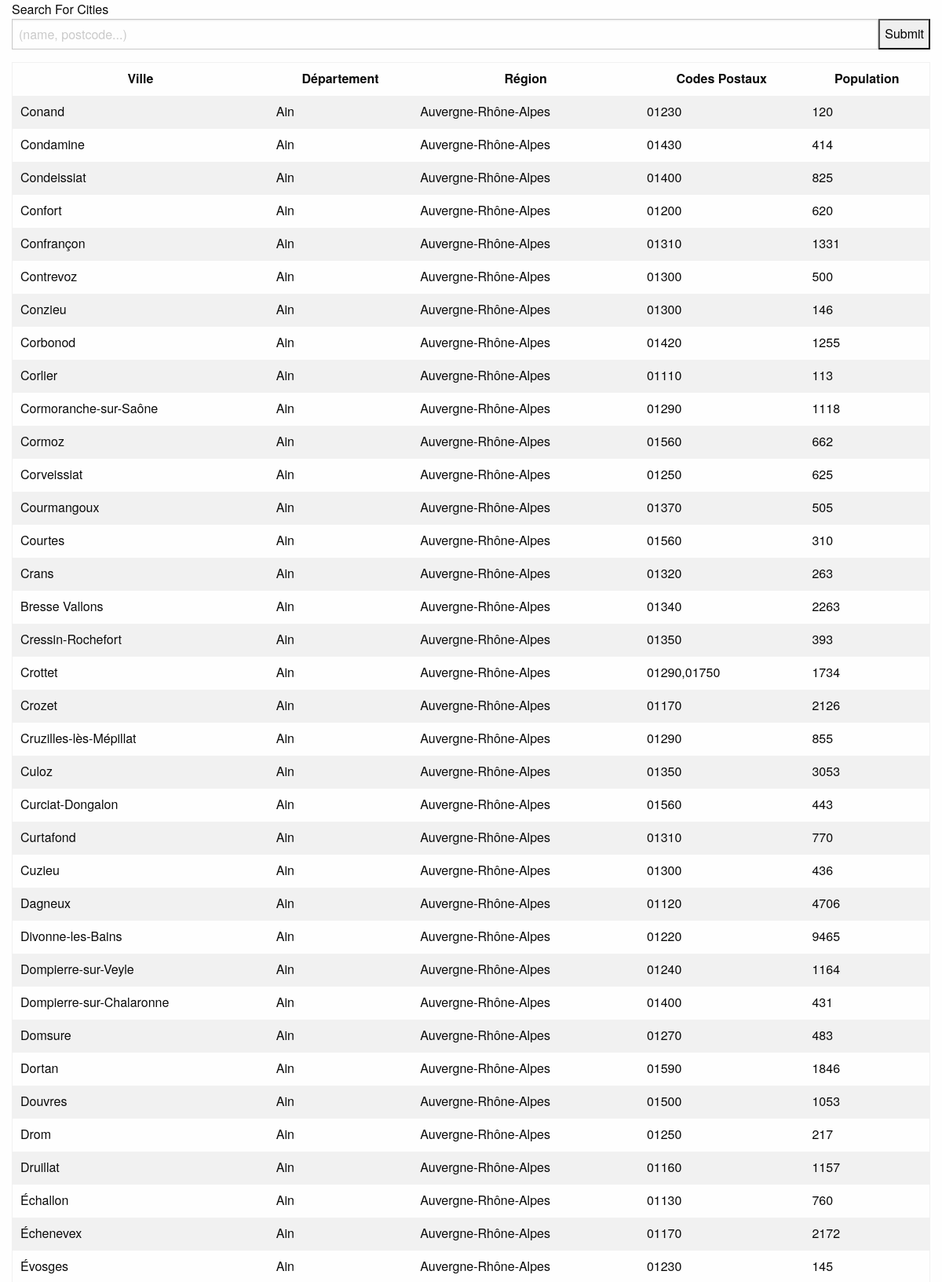
The app's page /api/?search=&page=2 (upper part) with its own data.
### api/models.py (models this page shows)
class City(models.Model):
    name = models.CharField(max_length=64)
    code = models.CharField(max_length=8, unique=True)
    population = models.IntegerField()
    postcodes = models.CharField(max_length=64)
    department = models.ForeignKey(Department, on_delete=models.CASCADE)
    region = models.ForeignKey(Region, on_delete=models.CASCADE)

class Department(models.Model):
    name = models.CharField(max_length=64)
    code = models.CharField(max_length=8, unique=True)
    region = models.ForeignKey(Region, on_delete=models.CASCADE)

class Region(models.Model):
    name = models.CharField(max_length=64)
    code = models.CharField(max_length=8, unique=True)

### api/views.py (the view)
# urls.py: path('', views.index),
def index(request):
    searched = request.GET.get('search', '')
    cities = City.objects.filter(Q(name__icontains=searched) | Q(postcodes__icontains=searched))
    page = request.GET.get('page', 1)
    paginator = Paginator(cities, 100)
    page_range = 10
    try:
        cities = paginator.page(page)
        page_range = range(max(int(page) - 5, 2), min(int(page) + 5, int(cities.paginator.num_pages) - 1))
    except PageNotAnInteger:
        cities = paginator.page(1)
    except EmptyPage:
        cities = paginator.page(paginator.num_pages)
    return render(request, 'index.html', {'cities': cities, 'searched': searched, 'page_range': page_range})

### api/templates/index.html (shortened to what this page needs)
<!doctype html>
<html class="no-js" lang="en">
    <head>
        <link rel="stylesheet" href="https://cdn.jsdelivr.net/npm/foundation-sites@6.6.3/dist/css/foundation.min.css"
>
    </head>
    <body>
        <div  class="grid-container"> Search For Cities</div>
        <form action="" method="get">
            <div class="grid-container">
                <div class="input-group">
                    <input class="input-group-field" type="text" name="search" value="{{ searched }}" placeholder="(name, postcode...)">
                    <div class="input-group-button">
                        <input type="submit" value="Submit">
                    </div>
                </div>
            </div>
        </form>
        <div class="grid-container">
            <table class="hover">
                <tr>
                    <th>Ville</th>
                    <th>Département</th>
                    <th>Région</th>
                    <th>Codes Postaux</th>
                    <th>Population</th>
                </tr>
                {% for city in cities %}
                <tr {% if city.population > 100000 %}  style="color: green"{% endif %}>
                    <td>
                        {{ city.name }}
                    </td>
                    <td>
                        {% if city.department %}
                        {{ city.department.name|default:"" }}
                        {% endif %}
                    </td>
                    <td>
                        {% if city.region %}
                        {{ city.region.name|default:"" }}
                        {% endif %}
                    </td>
                    <td>
                        {{ city.postcodes }}
                    </td>
                    <td>
                        {{ city.population|default:"" }}
                    </td>
                </tr>
                {% endfor %}
            </table>
        </div>
    </body>
</html>

### records on screen
City: name "Conand", department.name "Ain", region.name "Auvergne-Rhône-Alpes", postcodes "01230", population "120"
City: name "Condamine", department.name "Ain", region.name "Auvergne-Rhône-Alpes", postcodes "01430", population "414"
City: name "Condeissiat", department.name "Ain", region.name "Auvergne-Rhône-Alpes", postcodes "01400", population "825"
City: name "Confort", department.name "Ain", region.name "Auvergne-Rhône-Alpes", postcodes "01200", population "620"
City: name "Confrançon", department.name "Ain", region.name "Auvergne-Rhône-Alpes", postcodes "01310", population "1331"
City: name "Contrevoz", department.name "Ain", region.name "Auvergne-Rhône-Alpes", postcodes "01300", population "500"
City: name "Conzieu", department.name "Ain", region.name "Auvergne-Rhône-Alpes", postcodes "01300", population "146"
City: name "Corbonod", department.name "Ain", region.name "Auvergne-Rhône-Alpes", postcodes "01420", population "1255"
City: name "Corlier", department.name "Ain", region.name "Auvergne-Rhône-Alpes", postcodes "01110", population "113"
City: name "Cormoranche-sur-Saône", department.name "Ain", region.name "Auvergne-Rhône-Alpes", postcodes "01290", population "1118"
City: name "Cormoz", department.name "Ain", region.name "Auvergne-Rhône-Alpes", postcodes "01560", population "662"
City: name "Corveissiat", department.name "Ain", region.name "Auvergne-Rhône-Alpes", postcodes "01250", population "625"
City: name "Courmangoux", department.name "Ain", region.name "Auvergne-Rhône-Alpes", postcodes "01370", population "505"
City: name "Courtes", department.name "Ain", region.name "Auvergne-Rhône-Alpes", postcodes "01560", population "310"
City: name "Crans", department.name "Ain", region.name "Auvergne-Rhône-Alpes", postcodes "01320", population "263"
City: name "Bresse Vallons", department.name "Ain", region.name "Auvergne-Rhône-Alpes", postcodes "01340", population "2263"
City: name "Cressin-Rochefort", department.name "Ain", region.name "Auvergne-Rhône-Alpes", postcodes "01350", population "393"
City: name "Crottet", department.name "Ain", region.name "Auvergne-Rhône-Alpes", postcodes "01290,01750", population "1734"
City: name "Crozet", department.name "Ain", region.name "Auvergne-Rhône-Alpes", postcodes "01170", population "2126"
City: name "Cruzilles-lès-Mépillat", department.name "Ain", region.name "Auvergne-Rhône-Alpes", postcodes "01290", population "855"
City: name "Culoz", department.name "Ain", region.name "Auvergne-Rhône-Alpes", postcodes "01350", population "3053"
City: name "Curciat-Dongalon", department.name "Ain", region.name "Auvergne-Rhône-Alpes", postcodes "01560", population "443"
City: name "Curtafond", department.name "Ain", region.name "Auvergne-Rhône-Alpes", postcodes "01310", population "770"
City: name "Cuzieu", department.name "Ain", region.name "Auvergne-Rhône-Alpes", postcodes "01300", population "436"
City: name "Dagneux", department.name "Ain", region.name "Auvergne-Rhône-Alpes", postcodes "01120", population "4706"
City: name "Divonne-les-Bains", department.name "Ain", region.name "Auvergne-Rhône-Alpes", postcodes "01220", population "9465"
City: name "Dompierre-sur-Veyle", department.name "Ain", region.name "Auvergne-Rhône-Alpes", postcodes "01240", population "1164"
City: name "Dompierre-sur-Chalaronne", department.name "Ain", region.name "Auvergne-Rhône-Alpes", postcodes "01400", population "431"
City: name "Domsure", department.name "Ain", region.name "Auvergne-Rhône-Alpes", postcodes "01270", population "483"
City: name "Dortan", department.name "Ain", region.name "Auvergne-Rhône-Alpes", postcodes "01590", population "1846"
City: name "Douvres", department.name "Ain", region.name "Auvergne-Rhône-Alpes", postcodes "01500", population "1053"
City: name "Drom", department.name "Ain", region.name "Auvergne-Rhône-Alpes", postcodes "01250", population "217"
City: name "Druillat", department.name "Ain", region.name "Auvergne-Rhône-Alpes", postcodes "01160", population "1157"
City: name "Échallon", department.name "Ain", region.name "Auvergne-Rhône-Alpes", postcodes "01130", population "760"
City: name "Échenevex", department.name "Ain", region.name "Auvergne-Rhône-Alpes", postcodes "01170", population "2172"
City: name "Évosges", department.name "Ain", region.name "Auvergne-Rhône-Alpes", postcodes "01230", population "145"
